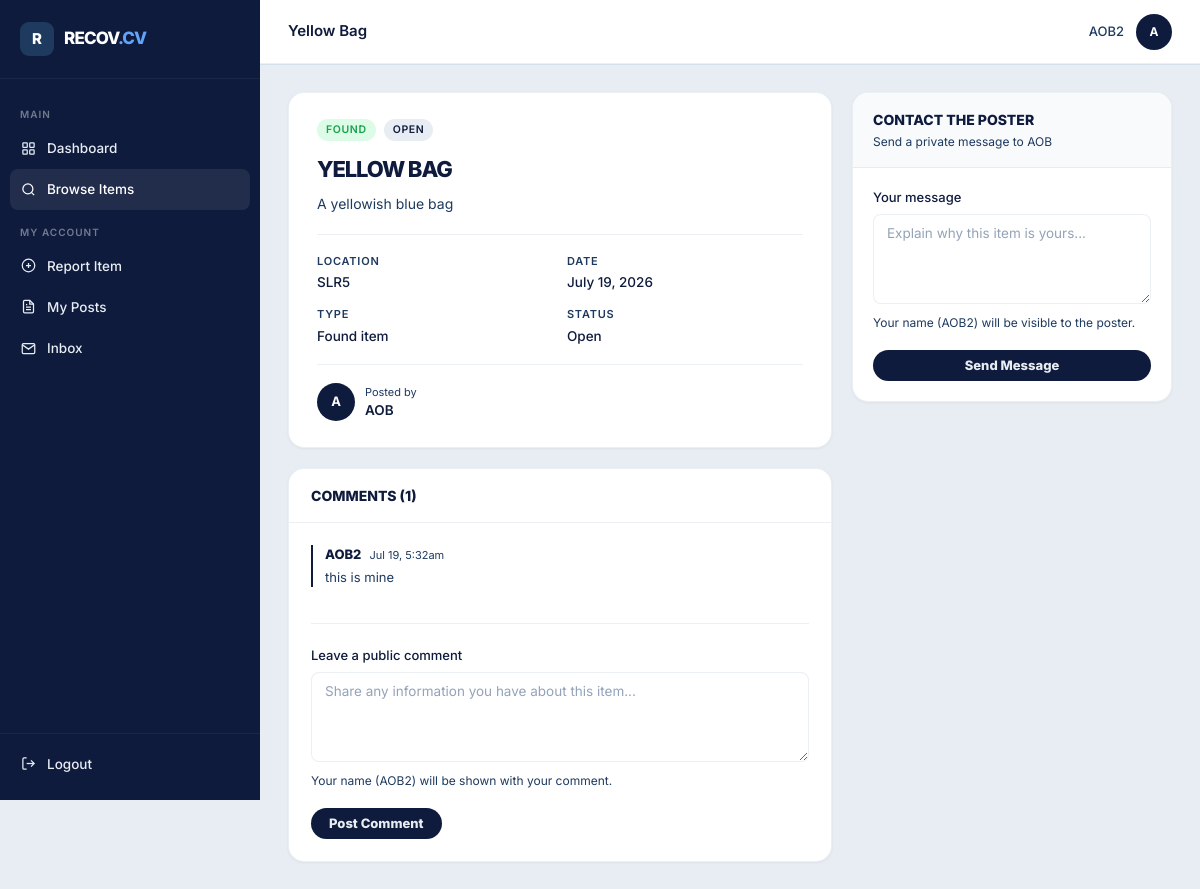
Page /pages/item.php?id=1 (signed in) on the committed database.
### tables this page shows
CREATE TABLE comments (
            id         INTEGER PRIMARY KEY AUTOINCREMENT,
            item_id    INTEGER NOT NULL,
            user_id    INTEGER NOT NULL,
            body       TEXT NOT NULL,
            created_at DATETIME DEFAULT CURRENT_TIMESTAMP,
            FOREIGN KEY (item_id) REFERENCES items(id),
            FOREIGN KEY (user_id) REFERENCES users(id)
        );

CREATE TABLE users (
            id       INTEGER PRIMARY KEY AUTOINCREMENT,
            name     TEXT NOT NULL,
            email    TEXT NOT NULL UNIQUE,
            password TEXT NOT NULL,
            created_at DATETIME DEFAULT CURRENT_TIMESTAMP
        );

### pages/item.php (the view, shortened to what this page needs)
<?php
require_once __DIR__ . '/../config/db.php';
$uid = $_SESSION['user_id'];
$item_id = (int) ($_GET['id'] ?? 0);
$stmt = $pdo->prepare(
    "SELECT i.*, u.name AS poster_name
     FROM items i JOIN users u ON i.user_id = u.id
     WHERE i.id = ?"
);
$stmt->execute([$item_id]);
$item = $stmt->fetch();
$is_owner = $item['user_id'] == $uid;
$comments = $pdo->prepare(
    "SELECT c.*, u.name AS commenter_name
     FROM comments c JOIN users u ON c.user_id = u.id
     WHERE c.item_id = ?
     ORDER BY c.created_at ASC"
);
$comments->execute([$item_id]);
$comments = $comments->fetchAll();
$responses = [];
function initials_from(string $name): string {
    $p = explode(' ', trim($name));
    return strtoupper(substr($p[0], 0, 1) . (isset($p[1]) ? substr($p[1], 0, 1) : ''));
}
include __DIR__ . '/../includes/head.php';
include __DIR__ . '/../includes/sidebar.php';
?>
<div class="detail-layout">
  <div>
    <div class="item-detail-card">
      <div class="flex gap-2 items-center">
        <span class="badge badge-<?php echo $item['type']; ?>"><?php echo strtoupper($item['type']); ?></span>
        <span class="badge badge-<?php echo $item['status']; ?>"><?php echo ucfirst(str_replace('_', ' ', $item['status'])); ?></span>
      </div>
      <h1 class="item-title"><?php echo htmlspecialchars($item['item_name']); ?></h1>
      <p class="item-description"><?php echo nl2br(htmlspecialchars($item['description'])); ?></p>
      <div class="item-facts">
        <div>
          <div class="item-fact-label">Location</div>
          <div class="item-fact-value"><?php echo htmlspecialchars($item['location']); ?></div>
        </div>
        <div>
          <div class="item-fact-label">Date</div>
          <div class="item-fact-value"><?php echo date('F j, Y', strtotime($item['date_reported'])); ?></div>
        </div>
        <div>
          <div class="item-fact-label">Type</div>
          <div class="item-fact-value"><?php echo ucfirst($item['type']); ?> item</div>
        </div>
        <div>
          <div class="item-fact-label">Status</div>
          <div class="item-fact-value"><?php echo ucfirst(str_replace('_', ' ', $item['status'])); ?></div>
        </div>
      </div>
      <div class="poster-row">
        <div class="user-avatar" style="width:38px;height:38px;font-size:13px;">
          <?php echo initials_from($item['poster_name']); ?>
        </div>
        <div class="poster-info">
          <div class="poster-label">Posted by</div>
          <div class="poster-name"><?php echo htmlspecialchars($item['poster_name']); ?></div>
        </div>
      </div>
    </div>
    <div class="card">
      <div class="card-header">
        <span class="card-title">Comments (<?php echo count($comments); ?>)</span>
      </div>
      <div class="card-body">
        <?php if (empty($comments)): ?>
          <p class="text-muted" style="text-align:center; padding:20px 0;">No comments yet. Be the first to leave one.</p>
        <?php else: ?>
          <div class="comment-list mb-4">
            <?php foreach ($comments as $c): ?>
              <div class="comment">
                <div class="comment-bubble">
                  <div class="comment-meta">
                    <span class="comment-name"><?php echo htmlspecialchars($c['commenter_name']); ?></span>
                    <span class="comment-time"><?php echo date('M j, g:ia', strtotime($c['created_at'])); ?></span>
                  </div>
                  <div class="comment-body"><?php echo nl2br(htmlspecialchars($c['body'])); ?></div>
                </div>
              </div>
            <?php endforeach; ?>
          </div>
        <?php endif; ?>
        <div class="divider"></div>
        <form action="/actions/post_comment.php" method="POST">
          <div class="form-group">
            <label class="form-label">Leave a public comment</label>
            <textarea class="form-control" name="body" placeholder="Share any information you have about this item..." required></textarea>
            <div class="form-hint">Your name (<?php echo htmlspecialchars($_SESSION['user_name']); ?>) will be shown with your comment.</div>
          </div>
          <button class="btn btn-primary" type="submit">Post Comment</button>
        </form>
      </div>
    </div>
  </div>
  <div>
    <?php if ($is_owner): ?>
      <div class="side-panel">
        <div class="side-panel-header">
          <h3>Private Responses</h3>
          <p>Only you can see these messages</p>
        </div>
        <div class="side-panel-body">
          <?php if (empty($responses)): ?>
            <p class="text-muted" style="font-size:13px;">No one has responded privately yet.</p>
          <?php else: ?>
            <div class="list-gap">
              <?php foreach ($responses as $r): ?>
                <div style="border:1px solid var(--border); border-radius:8px; padding:14px;">
                  <div class="flex items-center gap-2 mb-2">
                    <div class="user-avatar" style="width:30px;height:30px;font-size:11px;">
                      <?php echo initials_from($r['sender_name']); ?>
                    </div>
                    <div>
                      <div style="font-size:13px; font-weight:600;"><?php echo htmlspecialchars($r['sender_name']); ?></div>
                      <div class="comment-time"><?php echo date('M j, g:ia', strtotime($r['created_at'])); ?></div>
                    </div>
                  </div>
                  <p style="font-size:13px; color:var(--text-muted); line-height:1.6;"><?php echo nl2br(htmlspecialchars($r['message'])); ?></p>
                </div>
              <?php endforeach; ?>
            </div>
          <?php endif; ?>
        </div>
      </div>
    <?php elseif ($item['status'] !== 'resolved'): ?>
      <div class="side-panel">
        <div class="side-panel-header">
          <h3>Contact the Poster</h3>
          <p>Send a private message to <?php echo htmlspecialchars($item['poster_name']); ?></p>
        </div>
        <div class="side-panel-body">
          <form action="/actions/post_response.php" method="POST">
            <div class="form-group">
              <label class="form-label">Your message</label>
              <textarea class="form-control"
                        name="message"
                        placeholder="<?php echo $item['type'] === 'lost' ? 'Describe where/how you found it...' : 'Explain why this item is yours...'; ?>"
                        required></textarea>
              <div class="form-hint">Your name (<?php echo htmlspecialchars($_SESSION['user_name']); ?>) will be visible to the poster.</div>
            </div>
            <button class="btn btn-primary btn-full" type="submit">Send Message</button>
          </form>
        </div>
      </div>
    <?php endif; ?>
  </div>
</div>
<?php include __DIR__ . '/../includes/footer.php'; ?>

### rows in the picture
comments: user.name "AOB2", created_at "Jul 19, 5:32am", body "this is mine"

### other values in the picture
$page_title "Yellow Bag"
$_SESSION['user_name'] "AOB2"
$initials "A"
$item['type'] "FOUND"
str_replace('_', ' ', $item['status']) "OPEN"
$item['item_name'] "YELLOW BAG"
$item['description'] "A yellowish blue bag"
$item['location'] "SLR5"
date('F j, Y', strtotime($item['date_reported'])) "July 19, 2026"
$item['type'] "Found"
str_replace('_', ' ', $item['status']) "Open"
initials_from($item['poster_name']) "A"
$item['poster_name'] "AOB"
count($comments) "1"
